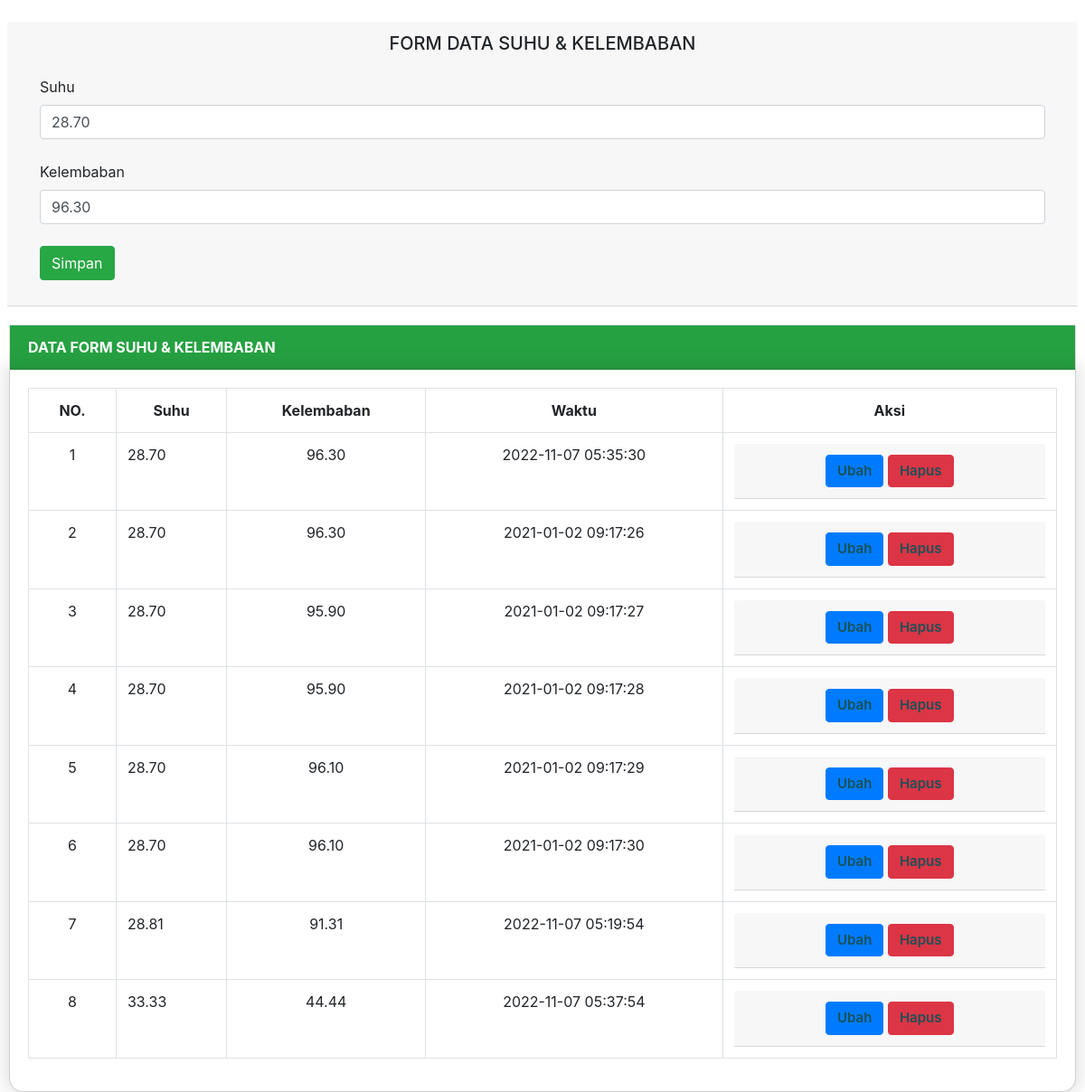
/edit.php?id=644, run on the app's committed database.
### tables this page shows
CREATE TABLE `t_info` (
  `id` int(10) NOT NULL,
  `suhu` double(15,2) NOT NULL,
  `kelembaban` double(15,2) NOT NULL,
  `waktu` datetime NOT NULL
);

### edit.php (the view, shortened to what this page needs)
<?php
include 'function.php';
$id = $_GET['id'];
$query = "SELECT * FROM t_info WHERE id = $id";
$sql = mysqli_query($konek, $query);
if (mysqli_num_rows($sql) == 0) {
    header("location:homeAdmin.php");
} else {
    $data = mysqli_fetch_array($sql);
}
?>
<!DOCTYPE html>
<html lang="en">
<head>
   <link href="assets/css/styles.css" rel="stylesheet" />
    <link href="assets/css/styles_custom.css" rel="stylesheet" />
    <link href="https://cdn.datatables.net/1.10.20/css/dataTables.bootstrap4.min.css" rel="stylesheet" />
</head>
<body>
    <br>
    <div class="card-header-1 mr-2 ml-2">
        <div class="card-header">
            <h5 align="center">FORM DATA SUHU & KELEMBABAN</h5>
            <form method="POST" enctype="multipart/form-data">
                <div class="modal-body">
                    <label for="nama">Suhu</label>
                    <input type="text" name="suhu" class="form-control" require value="<?= $data['suhu'] ?>">
                    <br>
                    <label for="nim">Kelembaban</label>
                    <input type="text" name="kelembaban" class="form-control" require value="<?= $data['kelembaban'] ?>">
                    <br>
                    <button type="submit" class="btn btn-success" name="simpan" onclick="return confirm('Apakah Ingin Menambahkan ?');">Simpan</button>
                </div>
            </form>
        </div>
    </div>
                    <div class="card mb-4">
                        <div class="btn-success">
                            <div class="card-header">
                                <b>DATA FORM SUHU & KELEMBABAN</b>
                            </div>
                        </div>
                        <div class="card-body">
                            <div class="table-responsive">
                                <table class="table table-bordered" id="dataTable" width="100%" cellspacing="0" >
                                    <tr>
                                        <tr align="center">
                                            <th>NO. </th>
                                            <th>Suhu</th>
                                            <th>Kelembaban</th>
                                            <th>Waktu</th>
                                            <th>Aksi</th>
                                        </tr>
                                    </tr>
                                    <?php
                                        include "koneksi.php";
                                        $query = "SELECT * FROM t_info";
                                        $sql = mysqli_query($konek, $query);
                                        $a = 1;
                                        foreach ($sql as $data) {
                                        ?>
                                    <tr>
                                        <td align="center"><?= $a ?></td>
                                        <td><?= $data['suhu'] ?></td>
                                        <td align="center"><?= $data['kelembaban'] ?></td>
                                        <td align="center"><?= $data['waktu'] ?></td>
                                        <td>
                                            <div class="card-header-1" align="center">
                                                <div class="card-header">
                                                    <a href="edit.php?id=<?= $data['id'] ?>" class="btn btn-primary">Ubah</a>
                                                    <a href="hapus.php?id=<?= $data['id'] ?>" class="btn btn-danger" onclick="return confirm('Apakah Ingin Menghapus Data ? ');">Hapus</a>
                                                </div>
                                            </div>
                                        </td>
                                    </tr>
                                    <?php $a++; ?>
                                    <?php } ?>
                                </table>
                            </div>
                        </div>
                    </div>
</body>
</html>

### assets/css/styles_custom.css (style rules this page uses)
* { margin: 0px; padding: 0px; }
.card-body { box-shadow: 0 0 20px 7px rgba(0, 0, 0, 0.1); border-radius: 0px 0px 15px 15px; }
.card { border-radius: 0px 0px 15px 15px; margin: 20px 10px; }
.card-body a { color: #1a5157; text-decoration: none; font-size: 15px; margin-top: auto; font-weight: 600; }

### data on the page
t_info: suhu "28.70", kelembaban "96.30", waktu "2021-01-02 09:17:26"
t_info: suhu "28.70", kelembaban "96.30", waktu "2022-11-07 05:35:30"
t_info: suhu "28.70", kelembaban "95.90", waktu "2021-01-02 09:17:27"
t_info: suhu "28.70", kelembaban "95.90", waktu "2021-01-02 09:17:28"
t_info: suhu "28.70", kelembaban "96.10", waktu "2021-01-02 09:17:29"
t_info: suhu "28.70", kelembaban "96.10", waktu "2021-01-02 09:17:30"
t_info: suhu "28.81", kelembaban "91.31", waktu "2022-11-07 05:19:54"
t_info: suhu "33.33", kelembaban "44.44", waktu "2022-11-07 05:37:54"
